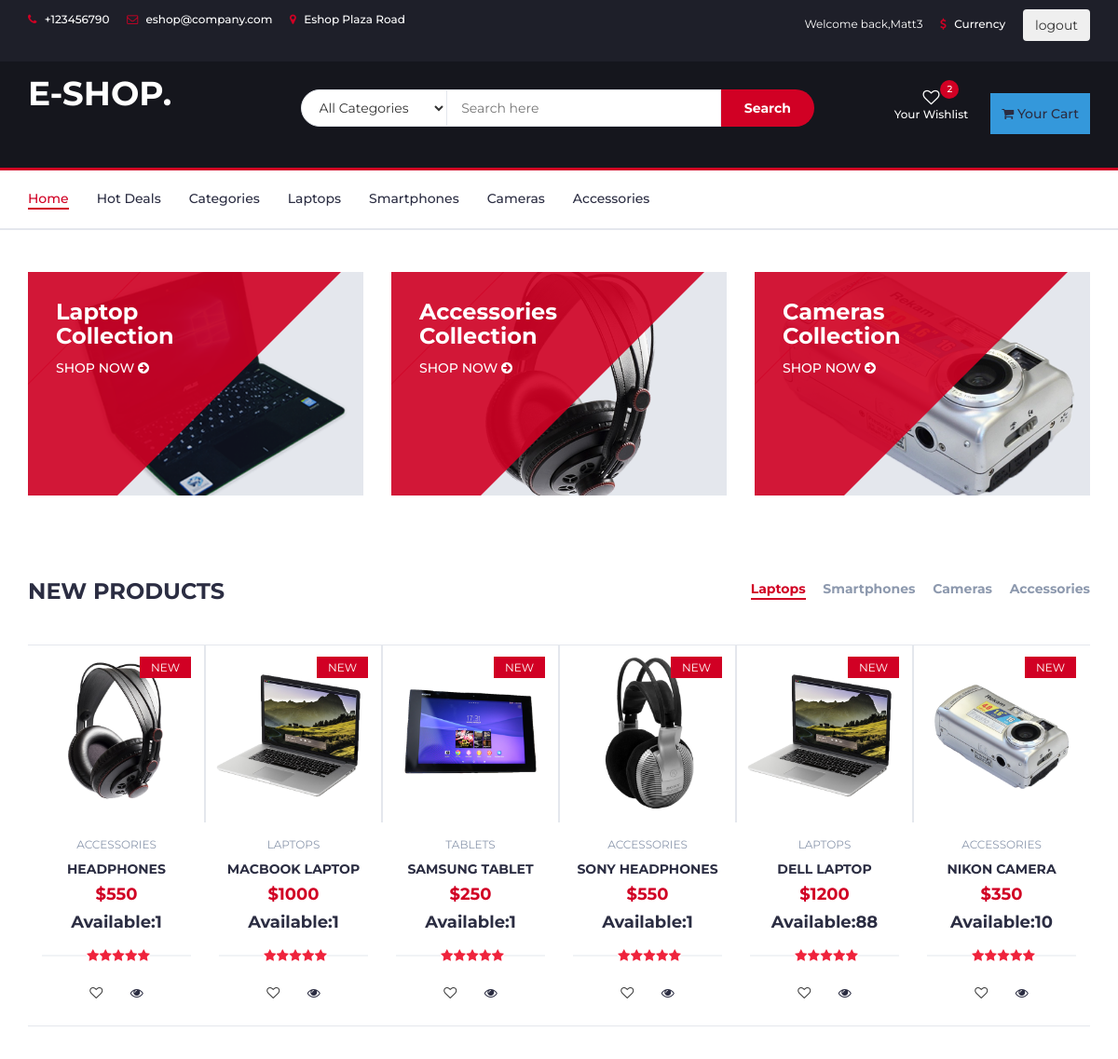
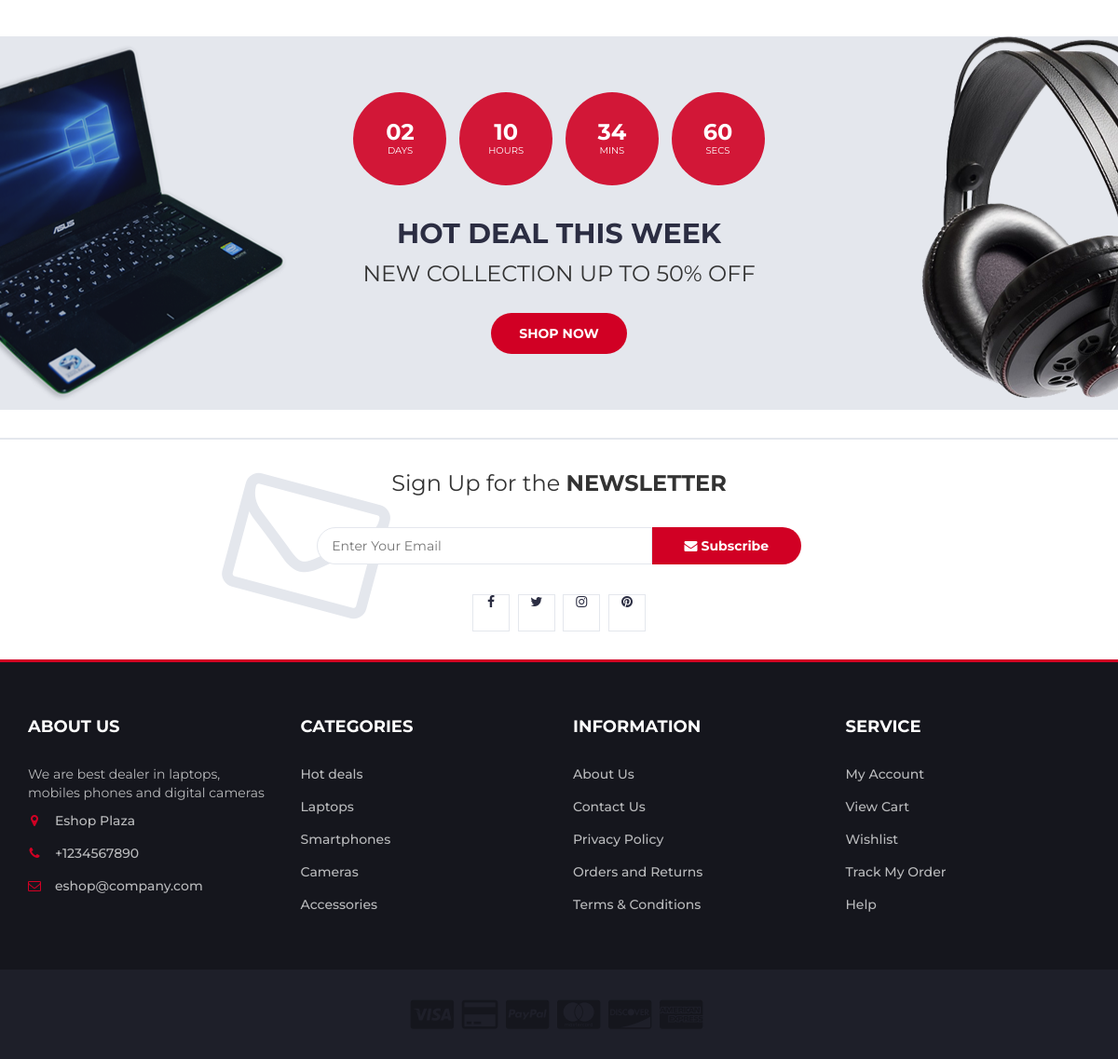
The page /store (signed in) on the database its author committed (2 pictures, top to bottom).
### store/models/products.py (models this page shows, shortened)
class Products(models.Model):
	name = models.CharField(max_length=60)
	price = models.IntegerField(default=0)
	category = models.ForeignKey(Category, on_delete=models.CASCADE, default=1)
	quantity = models.IntegerField(default=1)
	description = models.CharField(
								max_length=250, default='', blank=True, null=True)
	image = models.ImageField(upload_to='uploads/products/')

### store/models/category.py (models this page shows)
class Category(models.Model):
	name = models.CharField(max_length=13)
	@staticmethod
	def get_all_categories():
		return Category.objects.all()
	def __str__(self):
		return self.name

### store/views/home.py (the view)
# urls.py: path('', include('store.urls'))
def store(request):
    products = Products.objects.all()
    categories = Category.get_all_categories()
    context = {'products': products, 'categories': categories }
    return render(request, 'store/index.html', context)

### store/templates/store/index.html (shortened to what this page needs)
{% extends "store/base.html" %}
{% load static %}
{% block content %}
		<div class="section">
			<div class="container">
				<div class="row">
					<div class="col-md-4 col-xs-6">
						<div class="shop">
							<div class="shop-img">
								<img src="{% static 'myimages/shop01.png' %}" alt="">
							</div>
							<div class="shop-body">
								<h3>Laptop<br>Collection</h3>
								<a href="#" class="cta-btn">Shop now <i class="fa fa-arrow-circle-right"></i></a>
							</div>
						</div>
					</div>
					<div class="col-md-4 col-xs-6">
						<div class="shop">
							<div class="shop-img">
								<img src="{% static 'myimages/shop03.png' %}" alt="">
							</div>
							<div class="shop-body">
								<h3>Accessories<br>Collection</h3>
								<a href="#" class="cta-btn">Shop now <i class="fa fa-arrow-circle-right"></i></a>
							</div>
						</div>
					</div>
					<div class="col-md-4 col-xs-6">
						<div class="shop">
							<div class="shop-img">
								<img src="{% static 'myimages/shop02.png' %}" alt="">
							</div>
							<div class="shop-body">
								<h3>Cameras<br>Collection</h3>
								<a href="#" class="cta-btn">Shop now <i class="fa fa-arrow-circle-right"></i></a>
							</div>
						</div>
					</div>
				</div>
			</div>
		</div>
		<div class="section">
			<div class="container">
				<div class="row">
					<div class="col-md-12">
						<div class="section-title">
							<h3 class="title">New Products</h3>
							<div class="section-nav">
								<ul class="section-tab-nav tab-nav">
									<li class="active"><a data-toggle="tab" href="#tab1">Laptops</a></li>
									<li><a data-toggle="tab" href="#tab1">Smartphones</a></li>
									<li><a data-toggle="tab" href="#tab1">Cameras</a></li>
									<li><a data-toggle="tab" href="#tab1">Accessories</a></li>
								</ul>
							</div>
						</div>
					</div>
					<div class="col-md-12">
						<div class="col">
							<div class="products-tabs">
								<div id="tab1" class="tab-pane active">
									<div class="products-slick" data-nav="#slick-nav-1">
                                        <div class="product-cards">
                                            {% for product in products %}
                                                <div class="product">
                                                    <div class="product-img">
                                                        <img class="product-image" src="{{ product.image.url }}" alt="{{ product.name }}" width="100"/>
                                                        <div class="product-label">
                                                            <span class="new">NEW</span>
                                                        </div>
                                                    </div>
                                                    <div class="product-body">
                                                        <p class="product-category">{{product.category}}</p>
                                                        <h3 class="product-name"><a href="{% url 'product_detail' product.id %}">{{product.name}}</a></h3>
                                                        <h4 class="product-price">${{product.price}} </h4>
														<h4 class="product-quantity">Available:{{product.quantity}}</h4>
                                                        <div class="product-rating">
                                                            <i class="fa fa-star"></i>
                                                            <i class="fa fa-star"></i>
                                                            <i class="fa fa-star"></i>
                                                            <i class="fa fa-star"></i>
                                                            <i class="fa fa-star"></i>
                                                        </div>
                                                        <div class="product-btns">
                                                            <button class="add-to-wishlist"><i class="fa fa-heart-o"></i><span class="tooltipp">add to wishlist</span></button>
                                                           	<button class="quick-view"><a href="{% url 'product_detail' product.id %}"><i class="fa fa-eye"></i></a><span class="tooltipp">quick view</span></button>
                                                        </div>
                                                    </div>
                                                    <div class="add-to-cart">
                                                        <a href="{% url 'add_to_cart' product.id %}"><button class="add-to-cart-btn"> add to cart</button></a>
                                                    </div>
                                                </div>
                                            {% endfor %}
                                        </div>
									</div>
								</div>
							</div>
						</div>
					</div>
				</div>
			</div>
		</div>
		<div id="hot-deal" class="section">
			<div class="container">
				<div class="row">
					<div class="col-md-12">
						<div class="hot-deal">
							<ul class="hot-deal-countdown">
								<li>
									<div>
										<h3>02</h3>
										<span>Days</span>
									</div>
								</li>
								<li>
									<div>
										<h3>10</h3>
										<span>Hours</span>
									</div>
								</li>
								<li>
									<div>
										<h3>34</h3>
										<span>Mins</span>
									</div>
								</li>
								<li>
									<div>
										<h3>60</h3>
										<span>Secs</span>
									</div>
								</li>
							</ul>
							<h2 class="text-uppercase">hot deal this week</h2>
							<p>New Collection Up to 50% OFF</p>
							<a class="primary-btn cta-btn" href="#">Shop now</a>
						</div>
					</div>
				</div>
			</div>
		</div>
{% endblock %}

### store/templates/store/base.html (shortened to what this page needs)
{% load static %}
<html lang="en">
    <head>
		<link type="text/css" rel="stylesheet" href="{% static 'mycss/bootstrap.min.css' %}"/>
		<link
			href="http://cdnjs.cloudflare.com/ajax/libs/font-awesome/4.3.0/css/font-awesome.css"
			rel="stylesheet"  type='text/css'>
		<link type="text/css" rel="stylesheet" href="{% static 'mycss/style.css' %}"/>
    </head>
<body>
		<header>
			<div id="top-header">
				<div class="container">
					<ul class="header-links pull-left">
						<li><a href="#"><i class="fa fa-phone"></i> +123456790</a></li>
						<li><a href="#"><i class="fa fa-envelope-o"></i> eshop@company.com</a></li>
						<li><a href="#"><i class="fa fa-map-marker"></i> Eshop Plaza Road</a></li>
					</ul>
					<ul class="header-links pull-right">
						{% if user.is_authenticated %}
							<li class="greetings">Welcome back,{{user}}</li>
						{% endif %}
						<li><a href="#"><i class="fa fa-dollar"></i> Currency</a></li>
						{% if user.is_authenticated %}
						<li>
							<form method="post" action="{% url 'logout' %}">
                            	<button class="btn " type="submit">logout</button>
                        	</form>
						</li>
						{% else %}
						<li><a href="{% url 'login' %}"><i class="fa fa-user-o"></i>My Account </a></li>
						{% endif %}
					</ul>
				</div>
			</div>
			<div id="header">
				<div class="container">
					<div class="row">
						<div class="col-md-3">
							<div class="header-logo">
								<a href="{% url 'homepage' %}" class="logo">
									<h1>E-SHOP.</h1>
								</a>
							</div>
						</div>
						<div class="col-md-6">
							<div class="header-search">
								<form>
									<select class="input-select">
										<option value="0">All Categories</option>
									</select>
									<input class="input" placeholder="Search here">
									<button class="search-btn">Search</button>
								</form>
							</div>
						</div>
						<div class="col-md-3 clearfix">
							<div class="header-ctn">
								<div>
									<a href="#">
										<i class="fa fa-heart-o"></i>
										<span>Your Wishlist</span>
										<div class="qty">2</div>
									</a>
								</div>
								 {% load cart_tags %}
								<div class="dropdown">
									<button class="dropbtn" onclick="myFunction()">
										<a class="dropdown-toggle" data-toggle="dropdown" aria-expanded="true">
											<i class="fa fa-shopping-cart"></i>
											<span>Your Cart</span>
										</a>
									</button>
								</div>
							</div>
						</div>
					</div>
				</div>
			</div>
		</header>
		<nav id="navigation">
			<div class="container">
				<div id="responsive-nav">
					<ul class="main-nav nav navbar-nav">
						<li class="active"><a href="{% url 'homepage' %}">Home</a></li>
						<li><a href="#">Hot Deals</a></li>
						<li><a href="#">Categories</a></li>
						<li><a href="#">Laptops</a></li>
						<li><a href="#">Smartphones</a></li>
						<li><a href="#">Cameras</a></li>
						<li><a href="#">Accessories</a></li>
					</ul>
				</div>
			</div>
		</nav>
{% block content %}
{% endblock %}
		<div id="newsletter" class="section">
			<div class="container">
				<div class="row">
					<div class="col-md-12">
						<div class="newsletter">
							<p>Sign Up for the <strong>NEWSLETTER</strong></p>
							<form>
								<input class="input" type="email" placeholder="Enter Your Email">
								<button class="newsletter-btn"><i class="fa fa-envelope"></i> Subscribe</button>
							</form>
							<ul class="newsletter-follow">
								<li>
									<a href="#"><i class="fa fa-facebook"></i></a>
								</li>
								<li>
									<a href="#"><i class="fa fa-twitter"></i></a>
								</li>
								<li>
									<a href="#"><i class="fa fa-instagram"></i></a>
								</li>
								<li>
									<a href="#"><i class="fa fa-pinterest"></i></a>
								</li>
							</ul>
						</div>
					</div>
				</div>
			</div>
		</div>
		<footer id="footer">
			<div class="section">
				<div class="container">
					<div class="row">
						<div class="col-md-3 col-xs-6">
							<div class="footer">
								<h3 class="footer-title">About Us</h3>
								<p>We are best dealer in laptops, mobiles phones and digital cameras</p>
								<ul class="footer-links">
									<li><a href="#"><i class="fa fa-map-marker"></i>Eshop Plaza</a></li>
									<li><a href="#"><i class="fa fa-phone"></i>+1234567890</a></li>
									<li><a href="#"><i class="fa fa-envelope-o"></i>eshop@company.com</a></li>
								</ul>
							</div>
						</div>
						<div class="col-md-3 col-xs-6">
							<div class="footer">
								<h3 class="footer-title">Categories</h3>
								<ul class="footer-links">
									<li><a href="#">Hot deals</a></li>
									<li><a href="#">Laptops</a></li>
									<li><a href="#">Smartphones</a></li>
									<li><a href="#">Cameras</a></li>
									<li><a href="#">Accessories</a></li>
								</ul>
							</div>
						</div>
						<div class="col-md-3 col-xs-6">
							<div class="footer">
								<h3 class="footer-title">Information</h3>
								<ul class="footer-links">
									<li><a href="#">About Us</a></li>
									<li><a href="#">Contact Us</a></li>
									<li><a href="#">Privacy Policy</a></li>
									<li><a href="#">Orders and Returns</a></li>
									<li><a href="#">Terms & Conditions</a></li>
								</ul>
							</div>
						</div>
						<div class="col-md-3 col-xs-6">
							<div class="footer">
								<h3 class="footer-title">Service</h3>
								<ul class="footer-links">
									<li><a href="#">My Account</a></li>
									<li><a href="#">View Cart</a></li>
									<li><a href="#">Wishlist</a></li>
									<li><a href="#">Track My Order</a></li>
									<li><a href="#">Help</a></li>
								</ul>
							</div>
						</div>
					</div>
				</div>
			</div>
			<div id="bottom-footer" class="section">
				<div class="container">
					<div class="row">
						<div class="col-md-12 text-center">
							<ul class="footer-payments">
								<li><a href="#"><i class="fa fa-cc-visa"></i></a></li>
								<li><a href="#"><i class="fa fa-credit-card"></i></a></li>
								<li><a href="#"><i class="fa fa-cc-paypal"></i></a></li>
								<li><a href="#"><i class="fa fa-cc-mastercard"></i></a></li>
								<li><a href="#"><i class="fa fa-cc-discover"></i></a></li>
								<li><a href="#"><i class="fa fa-cc-amex"></i></a></li>
							</ul>
						</div>
					</div>
				</div>
			</div>
		</footer>
	    {% load static %}
</body>
</html>

### store/templates/store/base.html (style rules this page uses)
.dropbtn { background-color: #3498DB; color: white; padding: 12px; border: none; cursor: pointer; }

### rows shown on the page
Products: image (picture), category "ACCESSORIES", name "HEADPHONES", price "550", quantity "1"
Products: image (picture), category "LAPTOPS", name "MACBOOK LAPTOP", price "1000", quantity "1"
Products: image (picture), category "TABLETS", name "SAMSUNG TABLET", price "250", quantity "1"
Products: image (picture), category "ACCESSORIES", name "SONY HEADPHONES", price "550", quantity "1"
Products: image (picture), category "LAPTOPS", name "DELL LAPTOP", price "1200", quantity "88"
Products: image (picture), category "ACCESSORIES", name "NIKON CAMERA", price "350", quantity "10"

### other values the page prints
{{ user }} "Matt3"
